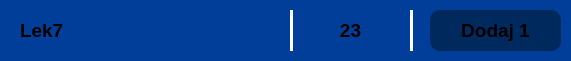
    <widget class="QFrame" name="frame_44">
     <property name="geometry">
      <rect>
       <x>40</x>
       <y>430</y>
       <width>571</width>
       <height>61</height>
      </rect>
     </property>
     <property name="styleSheet">
      <string notr="true">background-color: rgb(0, 62, 154);
border-radius: 10px;</string>
     </property>
     <property name="frameShape">
      <enum>QFrame::Shape::StyledPanel</enum>
     </property>
     <property name="frameShadow">
      <enum>QFrame::Shadow::Raised</enum>
     </property>
     <widget class="Line" name="line_20">
      <property name="geometry">
       <rect>
        <x>290</x>
        <y>10</y>
        <width>3</width>
        <height>41</height>
       </rect>
      </property>
      <property name="styleSheet">
       <string notr="true">background-color: white;</string>
      </property>
      <property name="orientation">
       <enum>Qt::Orientation::Vertical</enum>
      </property>
     </widget>
     <widget class="Line" name="line_21">
      <property name="geometry">
       <rect>
        <x>410</x>
        <y>10</y>
        <width>3</width>
        <height>41</height>
       </rect>
      </property>
      <property name="styleSheet">
       <string notr="true">background-color: white;</string>
      </property>
      <property name="orientation">
       <enum>Qt::Orientation::Vertical</enum>
      </property>
     </widget>
     <widget class="QLabel" name="label_44">
      <property name="geometry">
       <rect>
        <x>310</x>
        <y>10</y>
        <width>81</width>
        <height>41</height>
       </rect>
      </property>
      <property name="font">
       <font>
        <pointsize>14</pointsize>
        <bold>true</bold>
       </font>
      </property>
      <property name="layoutDirection">
       <enum>Qt::LayoutDirection::LeftToRight</enum>
      </property>
      <property name="styleSheet">
       <string notr="true"/>
      </property>
      <property name="text">
       <string>23</string>
      </property>
      <property name="textFormat">
       <enum>Qt::TextFormat::RichText</enum>
      </property>
      <property name="alignment">
       <set>Qt::AlignmentFlag::AlignCenter</set>
      </property>
     </widget>
     <widget class="QLabel" name="label_45">
      <property name="geometry">
       <rect>
        <x>20</x>
        <y>10</y>
        <width>261</width>
        <height>41</height>
       </rect>
      </property>
      <property name="font">
       <font>
        <pointsize>14</pointsize>
        <bold>true</bold>
       </font>
      </property>
      <property name="layoutDirection">
       <enum>Qt::LayoutDirection::LeftToRight</enum>
      </property>
      <property name="styleSheet">
       <string notr="true"/>
      </property>
      <property name="text">
       <string>Lek7</string>
      </property>
      <property name="textFormat">
       <enum>Qt::TextFormat::RichText</enum>
      </property>
      <property name="alignment">
       <set>Qt::AlignmentFlag::AlignLeading|Qt::AlignmentFlag::AlignLeft|Qt::AlignmentFlag::AlignVCenter</set>
      </property>
     </widget>
     <widget class="QFrame" name="frame_45">
      <property name="geometry">
       <rect>
        <x>430</x>
        <y>10</y>
        <width>131</width>
        <height>41</height>
       </rect>
      </property>
      <property name="styleSheet">
       <string notr="true">background-color: rgb(0, 41, 94);
border-radius: 10px;</string>
      </property>
      <property name="frameShape">
       <enum>QFrame::Shape::StyledPanel</enum>
      </property>
      <property name="frameShadow">
       <enum>QFrame::Shadow::Raised</enum>
      </property>
      <widget class="QFrame" name="frame_46">
       <property name="geometry">
        <rect>
         <x>270</x>
         <y>60</y>
         <width>841</width>
         <height>61</height>
        </rect>
       </property>
       <property name="styleSheet">
        <string notr="true">background-color: rgb(0, 62, 154);
border-radius: 10px;</string>
       </property>
       <property name="frameShape">
        <enum>QFrame::Shape::StyledPanel</enum>
       </property>
       <property name="frameShadow">
        <enum>QFrame::Shadow::Raised</enum>
       </property>
      </widget>
      <widget class="QLabel" name="label_46">
       <property name="geometry">
        <rect>
         <x>10</x>
         <y>0</y>
         <width>111</width>
         <height>41</height>
        </rect>
       </property>
       <property name="font">
        <font>
         <pointsize>14</pointsize>
         <bold>true</bold>
        </font>
       </property>
       <property name="layoutDirection">
        <enum>Qt::LayoutDirection::LeftToRight</enum>
       </property>
       <property name="styleSheet">
        <string notr="true"/>
       </property>
       <property name="text">
        <string>Dodaj 1</string>
       </property>
       <property name="textFormat">
        <enum>Qt::TextFormat::RichText</enum>
       </property>
       <property name="alignment">
        <set>Qt::AlignmentFlag::AlignCenter</set>
       </property>
      </widget>
     </widget>
    </widget>
